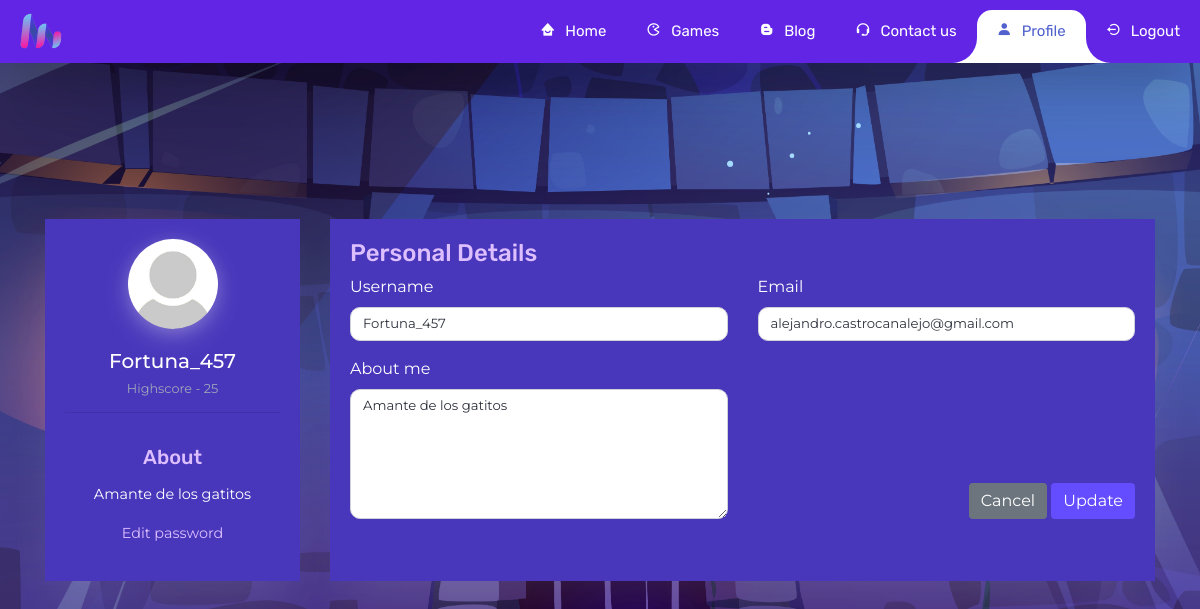
/profile/ (signed in), run on an earlier commit of the app's database.
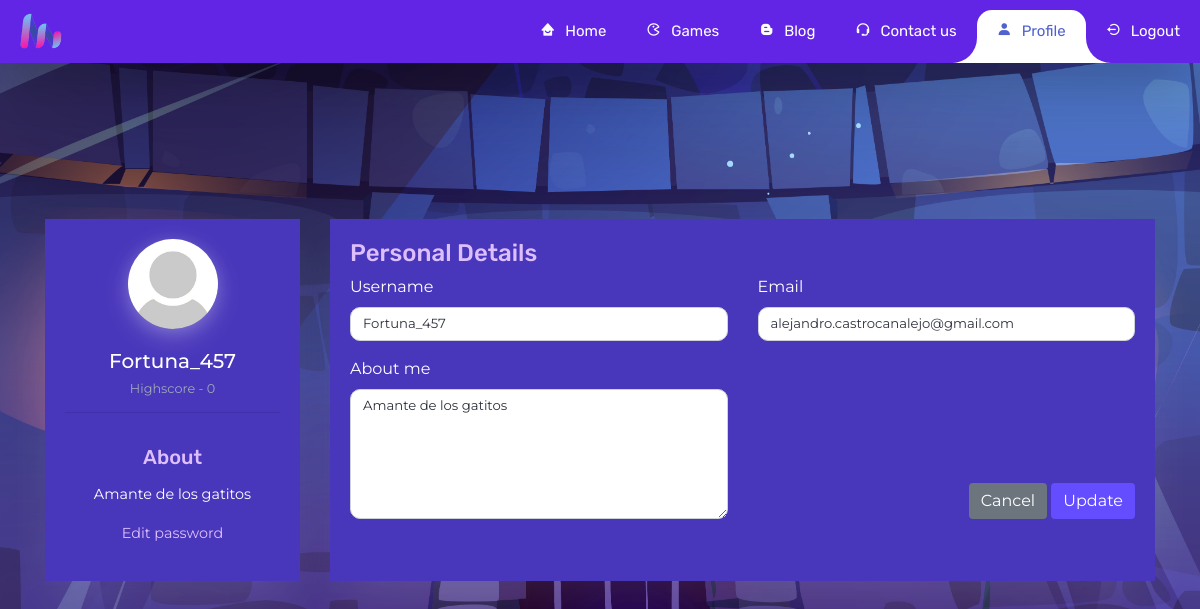
And on a later commit of the database.
### Temporal-Game/appTemporal/models.py (models this page shows)
class ExtraFields(models.Model):
    ACCEPT_OR_NOT = [
        (0, "Yes, I do accept the privacy policy."),
        (1, "No, I do not accept the privacy policy.")
    ]
    user = models.OneToOneField(User, on_delete=models.CASCADE)
    privacy_policy = models.BooleanField(choices=ACCEPT_OR_NOT, default=1)
    highscore = models.IntegerField(default=0)
    about = models.TextField(default='This is my bio! I love animals and history', max_length=60)
    profile_picture = models.URLField(default='http://127.0.0.1:8000/static/img/profilePictures/def.jpg')

### Temporal-Game/appTemporal/views.py (the view)
# urls.py: path('profile/', views.profileView, name='profile'),
@login_required
def profileView(request):
    user = get_user_model()
    usu = user.objects.get(username=request.user)
    extrafields = ExtraFields.objects.filter(user=usu).first()
    if request.method == 'POST':
        form = UpdateCombinedForm(request.POST, user=usu, extrafields=extrafields)
        if form.is_valid():
            form.save() # Guardo los datos en la BBDD
            return redirect('profile')
    else:
        form = UpdateCombinedForm(user=usu, extrafields=extrafields)
    return render(request, 'registration/editProfile.html', {"extrafields": extrafields, "user": usu, 'form': form})

### Temporal-Game/appTemporal/templates/registration/editProfile.html (shortened to what the changed rows need)
{% extends '../Base/base.html' %}
{% load static %}
{% block extra_head %}
    <link href="{% static 'css/editProfile.css' %}" rel="stylesheet">
{% endblock extra_head %}
{% block content %}
<div class="container">
    <div class="row gutters">
        <div class="col-xl-3 col-lg-3 col-md-12 col-sm-12 col-12">
            <div class="card h-100">
                <div class="card-body">
                    <div class="account-settings">
                        <div class="user-profile">
                          <div class="user-avatar" id="avatar-container">
                            <img id="profile-picture" src="{% static 'img/profilePictures/def.jpg' %}" alt="Profile Picture">
                        </div>
                            <h5 class="user-name">{{ user.username }}</h5>
                            <h6 class="user-email">Highscore - {{ extrafields.highscore }}</h6>
                            <hr>
                        </div>
                        <div class="about">
                            <h5>About</h5>
                            <p>
                                {{ extrafields.about }}
                            </p>
                            <a href="{% url 'reset_password' %}">Edit password</a>
                        </div>
                    </div>
                </div>
            </div>
        </div>
        <div class="col-xl-9 col-lg-9 col-md-12 col-sm-12 col-12">
        <div class="card h-100">
            <div class="card-body">
                <form class="row gutters" method="post">
                    <div class="col-xl-6 col-lg-6 col-md-6 col-sm-6 col-12">
                        <div class="form-group">
                            <label for="editableText">About me</label>
                            {{ form.about }}
                        </div>
                    </div>
                </form>
            </div>
        </div>
    </div>
</div>
{% endblock content %}

What changed in the data, as far as the page shows it:
changed ExtraFields "Amante de los gatitos": highscore "25" → "0"
